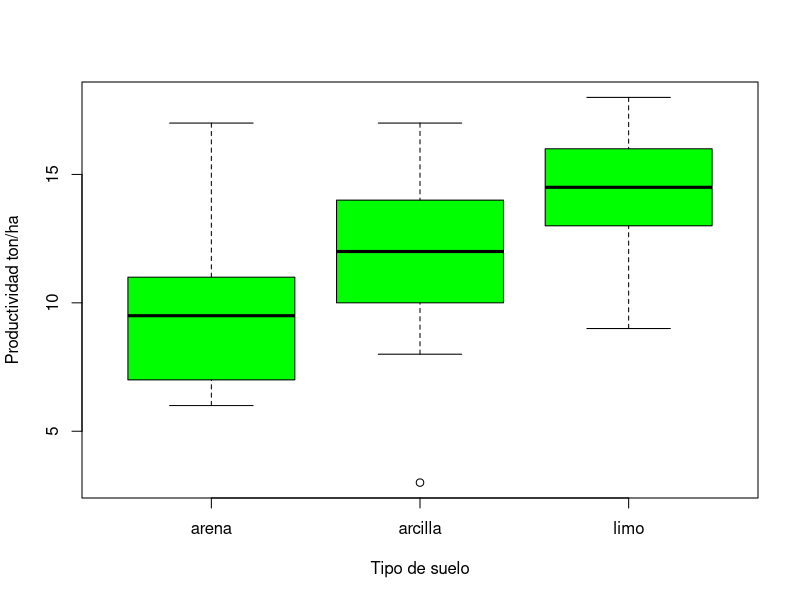
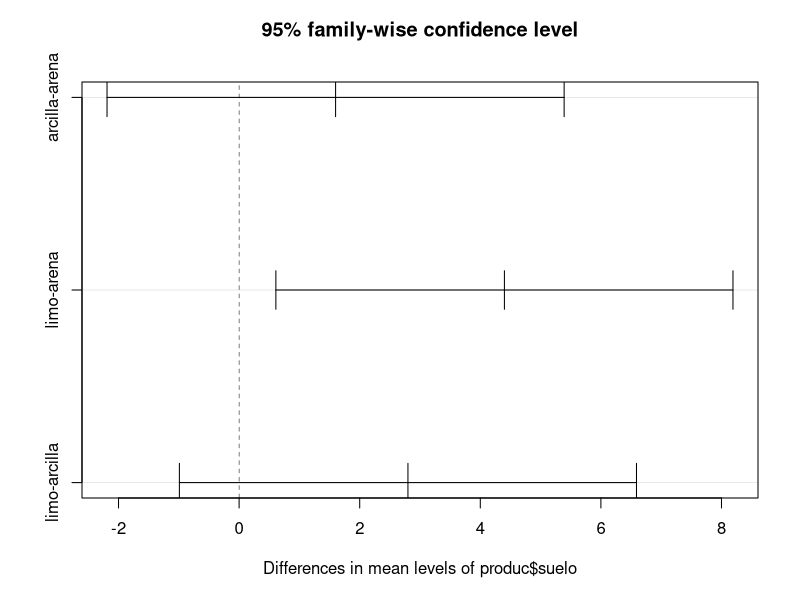

R code for these plots, in order:
# Anova: Análisis de varianza

arena <- c(6, 10, 8, 6, 14, 17, 9, 11, 7, 11)
arcilla <- c(17, 15, 3, 11, 14, 12, 12, 8, 10, 13)
limo <- c(13, 16, 9, 12, 15, 16, 17, 13, 18, 14)

y.prod <- c(arena, arcilla, limo)
y.prod

suelo <- gl(3, 10,30, labels = c("arena", "arcilla", "limo"))

produc <- data.frame(suelo, y.prod)

produc


# tapply función

tapply(produc$y.prod, produc$suelo, length)
tapply(produc$y.prod, produc$suelo, mean)

tapply(produc$y.prod, produc$suelo, var)

# revisar si existen diferencias entre las varianzas de los tres tratamientos.

bartlett.test(produc$y.prod, produc$suelo)

fligner.test(produc$y.prod, produc$suelo)

boxplot(produc$y.prod  ~ produc$suelo, ylab="Productividad ton/ha", xlab="Tipo de suelo",
        col="green")

# ANova en R

prod.aov <- aov(produc$y.prod ~ produc$suelo)
summary(prod.aov)

#  Suma de cuadrados del total SSTotal

SST <- sum((produc$y.prod - mean(produc$y.prod))^2)
SST

arena-mean(arena)
arcilla-mean(arcilla)
limo - mean(limo)


arena.sum <- sum((arena-mean(arena))^2)
arcilla.sum <- sum((arcilla-mean(arcilla))^2)
limo.sum <- sum((limo-mean(limo))^2)

SSE <- sum(arena.sum + arcilla.sum + limo.sum)
SSE


# SSTratamiento = diferencia de SST-SSE

SST-SSE

Ftab <- qf(0.95, 2, 27)
Ftab

probF <- 1-pf(4.24, 2,27)
probF


# Diferencias significativas entre los tratamientos
# Tukey Test

TukeyHSD(prod.aov, conf.level = 0.95)

plot(TukeyHSD(prod.aov))
